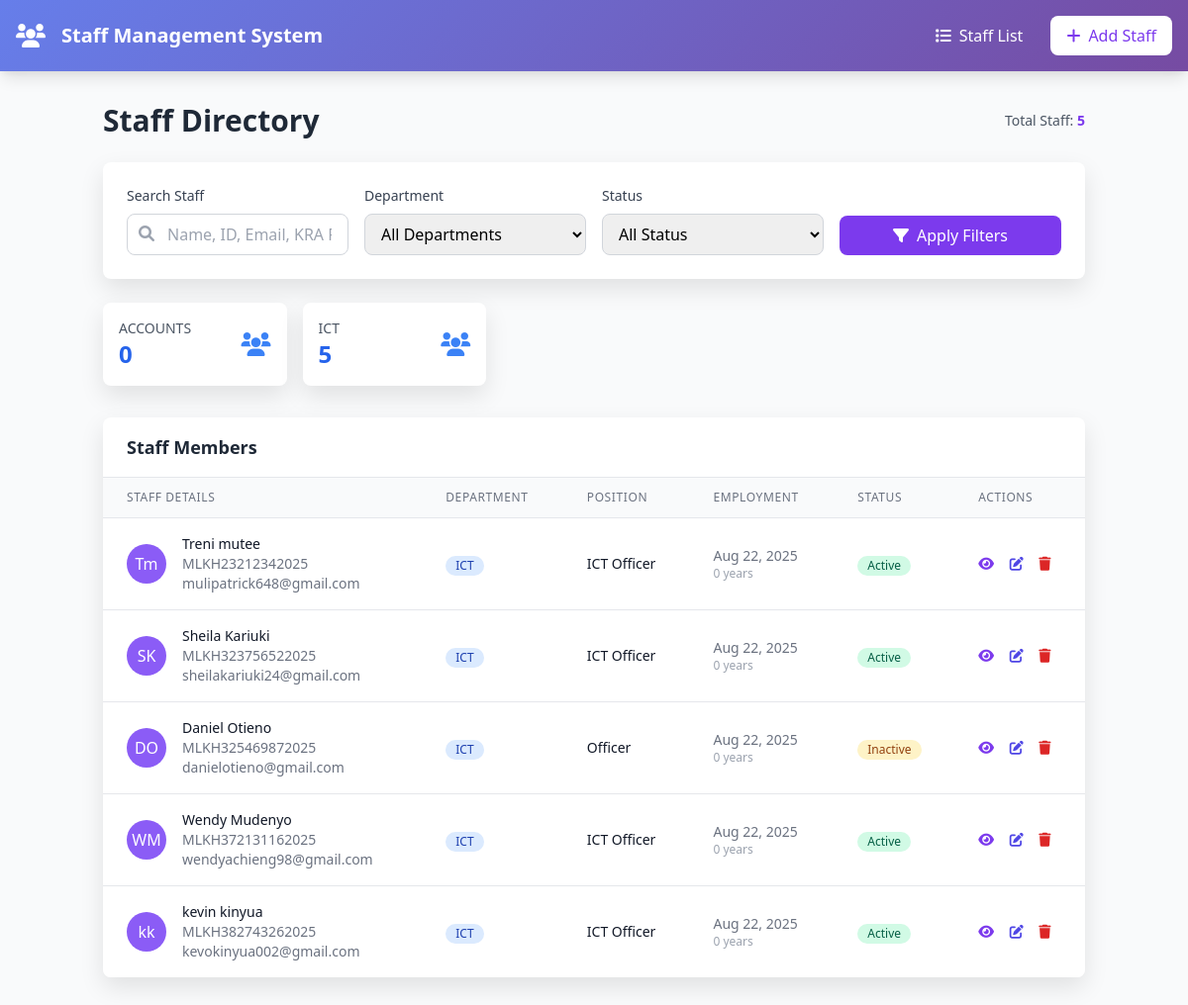
Screenshot of / (signed in) with the database file from the repository.
### core/models.py (models this page shows, shortened)
class Department(models.Model):
    name = models.CharField(max_length=100, unique=True, verbose_name=_("Department Name"))
    code = models.CharField(
        max_length=3,
        unique=True,
        validators=[RegexValidator(r'^[A-Z]{3}$', 'Code must be 3 uppercase letters')],
        verbose_name=_("Department Code")
    )
    description = models.TextField(blank=True, null=True, verbose_name=_("Description"))
    created_at = models.DateTimeField(auto_now_add=True)
    updated_at = models.DateTimeField(auto_now=True)
    class Meta:
        ordering = ['name']

class Staff(models.Model):
    GENDER_CHOICES = [
        ('M', 'Male'),
        ('F', 'Female'),
        ('O', 'Other'),
    ]
    EMPLOYMENT_STATUS_CHOICES = [
        ('ACTIVE', 'Active'),
        ('INACTIVE', 'Inactive'),
        ('TERMINATED', 'Terminated'),
        ('RETIRED', 'Retired'),
    ]
    EMPLOYMENT_CATEGORY_CHOICES = [
        ('LOCUM', 'Locum'),
        ('CASUAL', 'Casual'),
    ]
    user = models.OneToOneField(User, on_delete=models.CASCADE, null=True, blank=True, verbose_name=_("User Account"))
    first_name = models.CharField(max_length=50, verbose_name=_("First Name"))
    middle_name = models.CharField(max_length=50, blank=True, null=True, verbose_name=_("Middle Name"))
    last_name = models.CharField(max_length=50, verbose_name=_("Last Name"))
    email = models.EmailField(unique=True, verbose_name=_("Email"))
    phone = models.CharField(max_length=15, verbose_name=_("Phone Number"))
    gender = models.CharField(max_length=1, choices=GENDER_CHOICES, verbose_name=_("Gender"))
    date_of_birth = models.DateField(verbose_name=_("Date of Birth"))
    national_id = models.CharField(max_length=20, unique=True, verbose_name=_("National ID"))
    address = models.TextField(verbose_name=_("Address"))
    department = models.ForeignKey(Department, on_delete=models.CASCADE, related_name='staff_members', verbose_name=_("Department"))
    position = models.CharField(max_length=100, verbose_name=_("Position"))
    employment_date = models.DateField(verbose_name=_("Employment Date"))
    employment_status = models.CharField(
        max_length=20,
        choices=EMPLOYMENT_STATUS_CHOICES,
        default='ACTIVE',
        verbose_name=_("Employment Status")
    )
    employment_category = models.CharField(max_length=20, choices=EMPLOYMENT_CATEGORY_CHOICES)
    salary = models.DecimalField(max_digits=10, decimal_places=2, blank=True, null=True, verbose_name=_("Salary"))
    emergency_contact_name = models.CharField(max_length=100, blank=True, null=True, verbose_name=_("Emergency Contact Name"))
    emergency_contact_phone = models.CharField(max_length=15, blank=True, null=True, verbose_name=_("Emergency Contact Phone"))
    emergency_contact_relationship = models.CharField(max_length=50, blank=True, null=True, verbose_name=_("Emergency Contact Relationship"))
    kra_pin = models.CharField(
        max_length=11,
        unique=True,
        blank=True,
        null=True,
        validators=[RegexValidator(r'^[A-Za-z][0-9]{9}[A-Za-z]$', 'KRA PIN must be 11 characters: 1 letter, 9 digits, 1 letter')],
        verbose_name=_("KRA PIN")
    )
    unique_id = models.CharField(max_length=30, unique=True, editable=False, verbose_name=_("Unique ID"))
    is_admin = models.BooleanField(default=False, verbose_name=_("Is Admin"))
    created_at = models.DateTimeField(auto_now_add=True)
    updated_at = models.DateTimeField(auto_now=True)
    @property
    def full_name(self):
        if self.middle_name:
            return f"{self.first_name} {self.middle_name} {self.last_name}"
        return f"{self.first_name} {self.last_name}"
    @property
    def years_of_service(self):
        current_date = timezone.now().date()
        years = current_date.year - self.employment_date.year
        if (current_date.month, current_date.day) < (self.employment_date.month, self.employment_date.day):
            years -= 1
        return max(0, years)
    class Meta:
        ordering = ['unique_id']
        verbose_name_plural = "Staff"

### core/views.py (the view, shortened to what this page needs)
# urls.py: path('', views.staff_list, name='staff_list'),
@login_required
def staff_list(request):
    search_query = request.GET.get('search', '')
    department_id = request.GET.get('department', '')
    status = request.GET.get('status', '')
    staff = Staff.objects.all()
    if department_id:
        staff = staff.filter(department__id=department_id)
    if status:
        staff = staff.filter(employment_status=status)
    departments = Department.objects.annotate(staff_count=Count('staff_members'))
    context = {
        'staff_list': staff,
        'departments': departments,
        'search_query': search_query,
        'current_dept': department_id,
        'current_status': status,
    }
    return render(request, 'staff_list.html', context)

### templates/staff_list.html (shortened to what this page needs)
{% extends 'base.html' %}
{% block content %}
<div class="container mx-auto px-4 py-8">
    <div class="mb-8">
        <div class="flex justify-between items-center mb-6">
            <h2 class="text-3xl font-bold text-gray-800">Staff Directory</h2>
            <div class="text-sm text-gray-600">
                Total Staff: <span class="font-semibold text-purple-600">{{ staff_list.count }}</span>
            </div>
        </div>
        <div class="bg-white rounded-lg card-shadow p-6 mb-6">
            <form method="GET" id="staffFilterForm" class="grid grid-cols-1 md:grid-cols-4 gap-4">
                <div>
                    <label class="block text-sm font-medium text-gray-700 mb-2">Search Staff</label>
                    <div class="relative">
                        <input type="text" id="searchInput" name="search" value="{{ search_query|default:'' }}"
                            placeholder="Name, ID, Email, KRA PIN..."
                            class="w-full pl-10 pr-4 py-2 border border-gray-300 rounded-lg focus:ring-2 focus:ring-purple-500 focus:border-transparent">
                        <i class="fas fa-search absolute left-3 top-3 text-gray-400"></i>
                    </div>
                </div>
                <div>
                    <label class="block text-sm font-medium text-gray-700 mb-2">Department</label>
                    <select name="department" id="deptFilter" class="w-full py-2 px-3 border border-gray-300 rounded-lg focus:ring-2 focus:ring-purple-500 focus:border-transparent">
                        <option value="">All Departments</option>
                    </select>
                </div>
                <div>
                    <label class="block text-sm font-medium text-gray-700 mb-2">Status</label>
                    <select name="status" id="statusFilter" class="w-full py-2 px-3 border border-gray-300 rounded-lg focus:ring-2 focus:ring-purple-500 focus:border-transparent">
                        <option value="">All Status</option>
                    </select>
                </div>
                <div class="flex items-end">
                    <button type="submit" class="w-full bg-purple-600 text-white py-2 px-4 rounded-lg hover:bg-purple-700 transition duration-200">
                        <i class="fas fa-filter mr-2"></i>Apply Filters
                    </button>
                </div>
            </form>
        </div>
        <div class="grid grid-cols-1 md:grid-cols-5 gap-4 mb-8">
            {% for dept in departments %}
            <a href="{% url 'core:department_staff' dept.id %}" class="bg-white rounded-lg card-shadow p-4 hover-scale cursor-pointer block">
                <div class="flex items-center justify-between">
                    <div>
                        <p class="text-sm font-medium text-gray-600">{{ dept.name }}</p>
                        <p class="text-2xl font-bold text-blue-600">{{ dept.staff_count }}</p>
                    </div>
                    <i class="fas fa-users text-blue-500 text-2xl"></i>
                </div>
            </a>
            {% endfor %}
        </div>
        <div class="bg-white rounded-lg card-shadow overflow-hidden">
            <div class="px-6 py-4 border-b border-gray-200">
                <h3 class="text-lg font-semibold text-gray-800">Staff Members</h3>
            </div>
            {% if staff_list %}
            <div class="overflow-x-auto">
                <table class="min-w-full divide-y divide-gray-200">
                    <thead class="bg-gray-50">
                        <tr>
                            <th class="px-6 py-3 text-left text-xs font-medium text-gray-500 uppercase tracking-wider">Staff Details</th>
                            <th class="px-6 py-3 text-left text-xs font-medium text-gray-500 uppercase tracking-wider">Department</th>
                            <th class="px-6 py-3 text-left text-xs font-medium text-gray-500 uppercase tracking-wider">Position</th>
                            <th class="px-6 py-3 text-left text-xs font-medium text-gray-500 uppercase tracking-wider">Employment</th>
                            <th class="px-6 py-3 text-left text-xs font-medium text-gray-500 uppercase tracking-wider">Status</th>
                            <th class="px-6 py-3 text-left text-xs font-medium text-gray-500 uppercase tracking-wider">Actions</th>
                        </tr>
                    </thead>
                    <tbody class="bg-white divide-y divide-gray-200">
                        {% for staff in staff_list %}
                        <tr class="hover:bg-gray-50">
                            <td class="px-6 py-4 whitespace-nowrap">
                                <div class="flex items-center">
                                    <div class="h-10 w-10 flex-shrink-0">
                                        <div class="h-10 w-10 rounded-full bg-purple-500 flex items-center justify-center">
                                            <span class="text-white font-medium">
                                                {{ staff.first_name.0 }}{{ staff.last_name.0 }}
                                            </span>
                                        </div>
                                    </div>
                                    <div class="ml-4">
                                        <div class="text-sm font-medium text-gray-900">{{ staff.full_name }}</div>
                                        <div class="text-sm text-gray-500">{{ staff.unique_id }}</div>
                                        <div class="text-sm text-gray-500">{{ staff.email }}</div>
                                    </div>
                                </div>
                            </td>
                            <td class="px-6 py-4 whitespace-nowrap">
                                <span class="inline-flex items-center px-2.5 py-0.5 rounded-full text-xs font-medium bg-blue-100 text-blue-800">
                                    {{ staff.department.name }}
                                </span>
                            </td>
                            <td class="px-6 py-4 whitespace-nowrap text-sm text-gray-900">{{ staff.position }}</td>
                            <td class="px-6 py-4 whitespace-nowrap text-sm text-gray-500">
                                <div>{{ staff.employment_date|date:"M d, Y" }}</div>
                                <div class="text-xs text-gray-400">{{ staff.years_of_service }} years</div>
                            </td>
                            <td class="px-6 py-4 whitespace-nowrap">
                                <span class="inline-flex items-center px-2.5 py-0.5 rounded-full text-xs font-medium
                                    {% if staff.employment_status == 'ACTIVE' %}bg-green-100 text-green-800
                                    {% elif staff.employment_status == 'INACTIVE' %}bg-yellow-100 text-yellow-800
                                    {% elif staff.employment_status == 'TERMINATED' %}bg-red-100 text-red-800
                                    {% elif staff.employment_status == 'RETIRED' %}bg-gray-100 text-gray-800
                                    {% endif %}">
                                    {{ staff.get_employment_status_display }}
                                </span>
                            </td>
                            <td class="px-6 py-4 whitespace-nowrap text-sm font-medium">
                                <a href="{% url 'core:staff_detail' staff.unique_id %}" class="text-purple-600 hover:text-purple-900 mr-3">
                                    <i class="fas fa-eye"></i>
                                </a>
                                <a href="{% url 'core:staff_update' staff.unique_id %}" class="text-indigo-600 hover:text-indigo-900 mr-3">
                                    <i class="fas fa-edit"></i>
                                </a>
                                <button onclick="confirmDelete('{{ staff.unique_id }}', '{{ staff.full_name }}')" class="text-red-600 hover:text-red-900">
                                    <i class="fas fa-trash"></i>
                                </button>
                            </td>
                        </tr>
                        {% endfor %}
                    </tbody>
                </table>
            </div>
            {% endif %}
        </div>
    </div>
</div>
{% endblock %}

### templates/base.html (style rules this page uses)
.card-shadow { box-shadow: 0 10px 25px rgba(0,0,0,0.1); }
.hover-scale { transition: transform 0.2s; }

### rows the page displays
Department: name "ACCOUNTS", staff_count "0"
Department: name "ICT", staff_count "5"
Staff: first_name.0 "T", last_name.0 "m", full_name "Treni mutee", unique_id "MLKH23212342025", email "mulipatrick648@gmail.com", department.name "ICT", position "ICT Officer", employment_date "Aug 22, 2025", years_of_service "0", employment_status "Active"
Staff: first_name.0 "S", last_name.0 "K", full_name "Sheila Kariuki", unique_id "MLKH323756522025", email "sheilakariuki24@gmail.com", department.name "ICT", position "ICT Officer", employment_date "Aug 22, 2025", years_of_service "0", employment_status "Active"
Staff: first_name.0 "D", last_name.0 "O", full_name "Daniel Otieno", unique_id "MLKH325469872025", email "danielotieno@gmail.com", department.name "ICT", position "Officer", employment_date "Aug 22, 2025", years_of_service "0", employment_status "Inactive"
Staff: first_name.0 "W", last_name.0 "M", full_name "Wendy Mudenyo", unique_id "MLKH372131162025", email "wendyachieng98@gmail.com", department.name "ICT", position "ICT Officer", employment_date "Aug 22, 2025", years_of_service "0", employment_status "Active"
Staff: first_name.0 "k", last_name.0 "k", full_name "kevin kinyua", unique_id "MLKH382743262025", email "kevokinyua002@gmail.com", department.name "ICT", position "ICT Officer", employment_date "Aug 22, 2025", years_of_service "0", employment_status "Active"

### other values shown
{{ staff_list.count }} "5"
